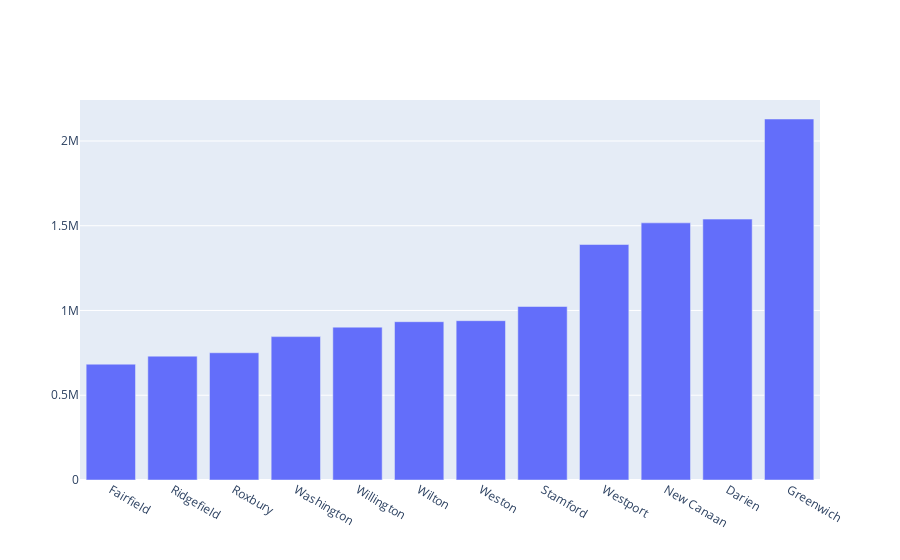

Notebook code cell kept with this figure:
### Markdown cell above
12 localidades con los precios de venta más caros, en la aplicación figura este gráfico en función de varios indicadores:

### Code cell
df_expensive_towns= df[['Town', 'Assessed Value', 'Sale Amount', 'Sales Ratio']].groupby('Town').mean().sort_values(by= 'Sale Amount', ascending= True)
df_expensive_towns= df_expensive_towns.iloc[-12:].sort_values(by= 'Sale Amount', ascending= True)
fig = go.Figure([go.Bar(y= df_expensive_towns['Sale Amount'], x=list(df_expensive_towns.index))])
fig.show()

### Figure 1 — Plotly figure (JSON) as saved in the notebook; plotly's stock layout.template omitted (floating-point values rounded to 4 significant figures)
{"data": [{"type": "bar", "x": ["Fairfield", "Ridgefield", "Roxbury", "Washington", "Willington", "Wilton", "Weston", "Stamford", "Westport", "New Canaan", "Darien", "Greenwich"], "y": [683200.0, 730600.0, 750600.0, 845800.0, 901700.0, 933800.0, 939800.0, 1023000.0, 1389000.0, 1517000.0, 1539000.0, 2130000.0]}], "layout": {}}
